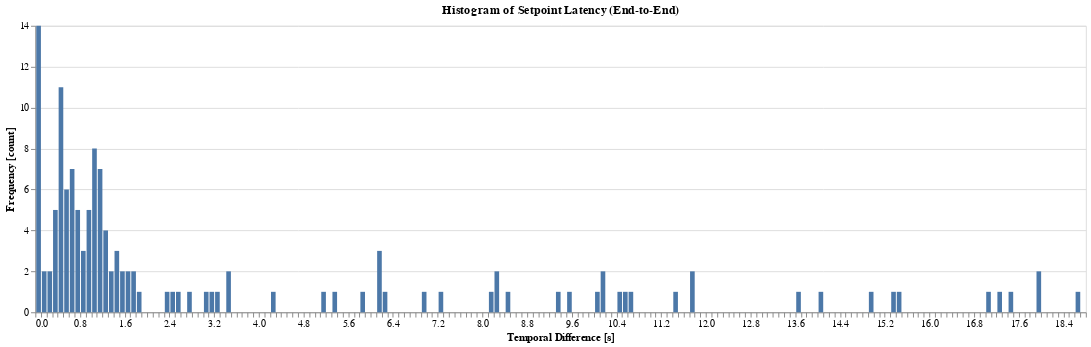

Notebook cell for this chart:
### Code cell
%config IPCompleter.greedy=True
import pandas as pd
import altair as alt

setpoint_delays = pd.read_csv('setpoint_delays.csv')

alt.Chart(setpoint_delays).mark_bar(
                                                 ).transform_calculate(
    x='datum.LogTime - datum.CommandTime'
).encode(
    alt.X('x:Q', bin=alt.Bin(step=0.1), title='Temporal Difference [s]'),
    alt.Y('count()', title='Frequency [count]'),
).properties(
    width=1100,
    title='Histogram of Setpoint Latency (End-to-End)'
)

### Figure 1 — Vega-Lite specification as saved in the notebook (floating-point values rounded to 4 significant figures; data arrays with more than 128 entries replaced by an {"elided": "..."} marker saying what was removed)
{"$schema": "https://vega.github.io/schema/vega-lite/v3.4.0.json", "config": {"mark": {"tooltip": null}, "view": {"height": 300, "width": 400}}, "data": {"name": "data-2f3d5eacc933221c5bd4ba18720fd023"}, "datasets": {"data-2f3d5eacc933221c5bd4ba18720fd023": {"elided": "136 records"}}, "encoding": {"x": {"bin": {"step": 0.1}, "field": "x", "title": "Temporal Difference [s]", "type": "quantitative"}, "y": {"aggregate": "count", "title": "Frequency [count]", "type": "quantitative"}}, "mark": "bar", "title": "Histogram of Setpoint Latency (End-to-End)", "transform": [{"as": "x", "calculate": "datum.LogTime - datum.CommandTime"}], "width": 1100}
